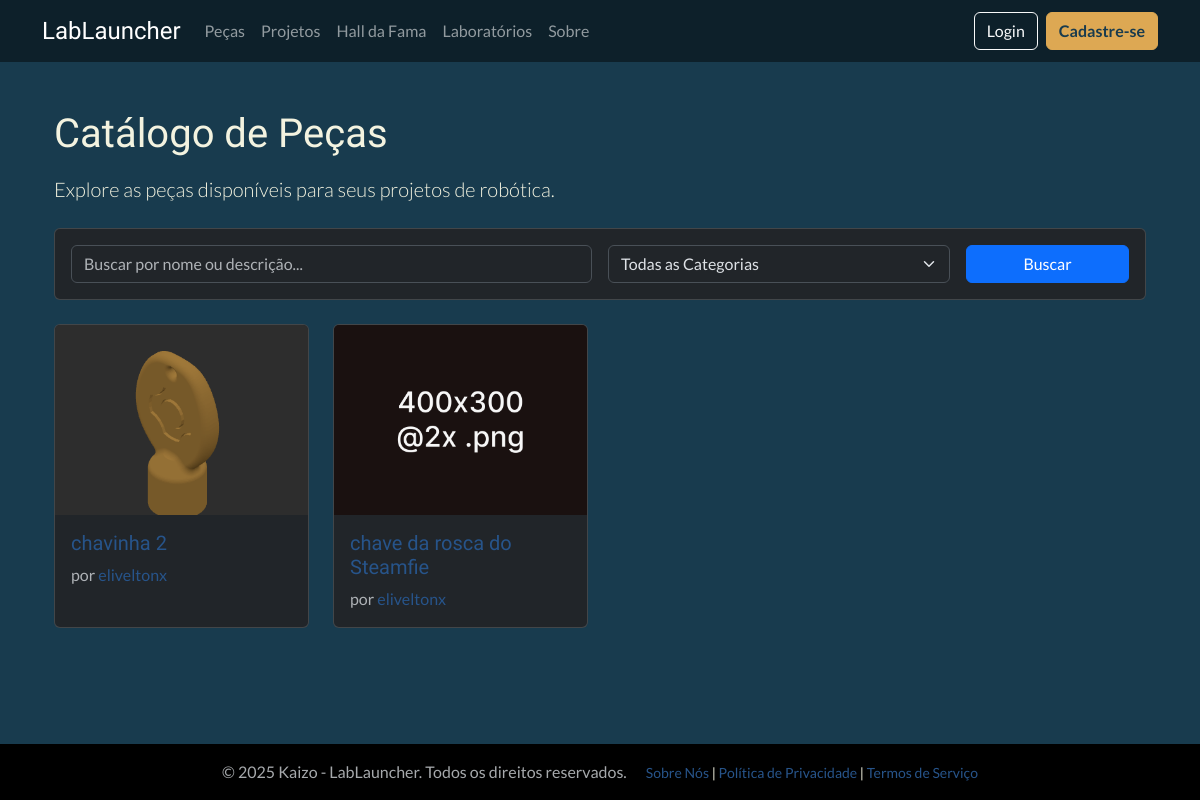
The page /catalog/parts/ on the database as committed earlier.
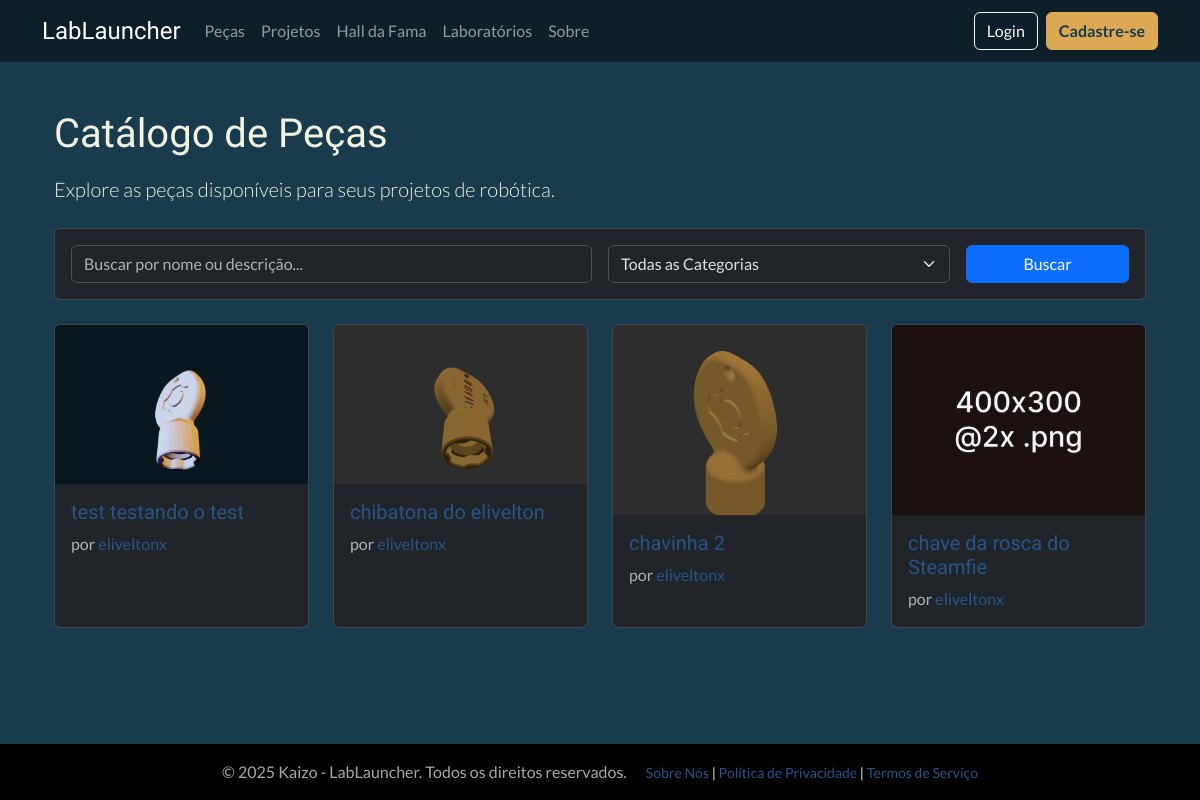
The same page on the database as committed later.
### catalog/models.py (models this page shows, shortened)
class Part(models.Model):
    STATUS_CHOICES = (('in_review', 'Em Revisão'), ('approved', 'Aprovado'), ('rejected', 'Rejeitado'))
    thumbnail = models.ImageField(
        upload_to='part_thumbnails/', # Pasta dentro de 'media' onde as imagens serão salvas
        storage=storage_para_usar,
        verbose_name='Thumbnail',
        null=True, # O campo é opcional
        blank=True # O campo pode ser deixado em branco no formulário
    )
    is_hall_of_fame = models.BooleanField(default=False, verbose_name="Destaque (Hall da Fama)")
    name = models.CharField(max_length=200, verbose_name='Nome da Peça')
    description = models.TextField(verbose_name='Descrição')
    category = models.ForeignKey(PartCategory, on_delete=models.SET_NULL, null=True, verbose_name='Categoria da Peça')
    author = models.ForeignKey(settings.AUTH_USER_MODEL, on_delete=models.SET_NULL, null=True, verbose_name='Autor')
    stl_file = models.FileField(upload_to='parts_stl/', storage=storage_para_usar, verbose_name='Arquivo STL')
    camera_pos_x = models.FloatField(null=True, blank=True, verbose_name="Câmera Posição X")
    camera_pos_y = models.FloatField(null=True, blank=True, verbose_name="Câmera Posição Y")
    camera_pos_z = models.FloatField(null=True, blank=True, verbose_name="Câmera Posição Z")
    status = models.CharField(max_length=10, choices=STATUS_CHOICES, default='in_review', verbose_name='Status')
    created_at = models.DateTimeField(auto_now_add=True, verbose_name='Data de Criação')
    updated_at = models.DateTimeField(auto_now=True, verbose_name='Última Atualização')
    class Meta:
        verbose_name = 'Peça'
        verbose_name_plural = 'Peças'
        ordering = ['-created_at']

### users/models.py (models this page shows, shortened)
class CustomUser(AbstractUser):
    profile_picture = models.ImageField(
        upload_to='profile_pics/',
        storage=storage_para_usar,
        null=True,
        blank=True,
        verbose_name='Foto do Perfil'
    )
    is_approved = models.BooleanField(
        default=False,
        verbose_name='Aprovado pela Curadoria',
        help_text='Indica se o usuário foi aprovado para acessar o conteúdo.'
    )
    groups = models.ManyToManyField(
        Group,
        verbose_name='groups',
        blank=True,
        help_text='The groups this user belongs to. A user will get all permissions granted to each of their groups.',
        related_name="customuser_set", # Nome único para o acesso reverso
        related_query_name="user",
    )
    user_permissions = models.ManyToManyField(
        Permission,
        verbose_name='user permissions',
        blank=True,
        help_text='Specific permissions for this user.',
        related_name="customuser_set", # Nome único para o acesso reverso
        related_query_name="user",
    )

### catalog/views.py (the view, shortened to what this page needs)
# urls.py: path('parts/', PartListView.as_view(), name='part-list'),
class PartListView(ListView):
    model = Part
    template_name = 'catalog/part_list.html'
    context_object_name = 'parts'
    paginate_by = 10
    def get_queryset(self):
        queryset = super().get_queryset().filter(status='approved')
        search_query = self.request.GET.get('q')
        category_id = self.request.GET.get('category')
        if search_query:
            queryset = queryset.filter(Q(name__icontains=search_query) | Q(description__icontains=search_query))
        return queryset.order_by('-created_at')
    def get_context_data(self, **kwargs):
        context = super().get_context_data(**kwargs)
        context['part_categories'] = PartCategory.objects.all()
        return context

### catalog/templatetags/query_transforms.py (called while the page is built)
@register.filter
def get_range(value):
    if isinstance(value, int):
        return range(value)
    return range(0)

### catalog/templates/catalog/part_list.html (shortened to what this page needs)
{% extends "base.html" %}
{% load static %}
{% load query_transforms %}
{% block content %}
<div class="container mt-4">
    <h1 class="mb-3">Catálogo de Peças</h1>
    <p class="lead mb-4">Explore as peças disponíveis para seus projetos de robótica.</p>
    <div class="card bg-dark mb-4">
        <div class="card-body">
            <form method="get" action="{% url 'catalog:part-list' %}" class="row g-3 align-items-center">
                <div class="col-md-6">
                    <input type="text" name="q" class="form-control" placeholder="Buscar por nome ou descrição..." value="{{ request.GET.q }}">
                </div>
                <div class="col-md-4">
                    <select name="category" class="form-select">
                        <option value="">Todas as Categorias</option>
                    </select>
                </div>
                <div class="col-md-2">
                    <button type="submit" class="btn btn-primary w-100">Buscar</button>
                </div>
            </form>
        </div>
    </div>
    <div class="row row-cols-1 row-cols-sm-2 row-cols-md-3 row-cols-lg-4 g-4">
        {% for part in parts %}
        <div class="col">
            <div class="card h-100 text-bg-dark">
                {% if part.thumbnail %}
                    <img src="{{ part.thumbnail.url }}" class="card-img-top" alt="{{ part.name }}">
                {% else %}
                    <img src="{% static 'images/placeholder.png' %}" class="card-img-top" alt="Placeholder">
                {% endif %}
                <div class="card-body d-flex flex-column">
                    <h5 class="card-title">
                        <a href="{% url 'catalog:part-detail' part.pk %}" class="stretched-link">{{ part.name }}</a>
                    </h5>
                    <p class="card-text text-muted">por <a href="{% url 'users:public-profile' part.author.username %}">{{ part.author.username }}</a></p>
                </div>
            </div>
        </div>
        {% empty %}
            <div class="col">
                <p>Nenhuma peça encontrada com os critérios atuais.</p>
            </div>
        {% endfor %}
    </div>
    {% load query_transforms %}
</div>
{% endblock %}

### templates/base.html (shortened to what this page needs)
{% load static %}
<!DOCTYPE html>
<html lang="pt-br" data-bs-theme="dark">
<head>
    <link href="https://cdn.jsdelivr.net/npm/bootstrap@5.3.3/dist/css/bootstrap.min.css" rel="stylesheet">
    <link rel="stylesheet" href="{% static 'css/custom.css' %}">
</head>
<body class="d-flex flex-column min-vh-100">
    <header class="mb-4">
        <nav class="navbar navbar-expand-lg navbar-dark" style="background-color:rgba(0, 0, 0, 0.46);">
            <div class="container">
                <a class="navbar-brand fs-4" style="font-family: 'Exo 2', sans-serif;" href="{% url 'home' %}">LabLauncher</a>
                <div class="collapse navbar-collapse" id="navbarNav">
                    <ul class="navbar-nav me-auto mb-2 mb-lg-0">
                        <li class="nav-item"><a class="nav-link" href="{% url 'catalog:part-list' %}">Peças</a></li>
                        <li class="nav-item"><a class="nav-link" href="{% url 'catalog:project-list' %}">Projetos</a></li>
                        <li class="nav-item"><a class="nav-link" href="{% url 'hall-of-fame' %}">Hall da Fama</a></li>
                        <li class="nav-item"><a class="nav-link" href="{% url 'inventory:landing' %}">Laboratórios</a></li>
                        <li class="nav-item"><a class="nav-link" href="{% url 'static_page' 'sobre-nos' %}">Sobre</a></li>
                    </ul>
                    <div class="d-flex">
                        {% if user.is_authenticated %}
                            <div class="nav-item dropdown">
                                <a class="nav-link dropdown-toggle d-flex align-items-center" href="#" role="button" data-bs-toggle="dropdown" aria-expanded="false">
                                    {% if user.profile_picture %}
                                        <img src="{{ user.profile_picture.url }}" alt="Foto de Perfil" width="32" height="32" class="rounded me-2" style="object-fit: cover;">
                                    {% else %}
                                        <svg xmlns="http://www.w3.org/2000/svg" width="32" height="32" fill="currentColor" class="bi bi-person- rounded me-2" viewBox="0 0 16 16"><path d="M11 6a3 3 0 1 1-6 0 3 3 0 0 1 6 0z"/><path fill-rule="evenodd" d="M0 8a8 8 0 1 1 16 0A8 8 0 0 1 0 8zm8-7a7 7 0 0 0-5.468 11.37C3.242 11.226 4.805 10 8 10s4.757 1.225 5.468 2.37A7 7 0 0 0 8 1z"/></svg>
                                    {% endif %}
                                    {{ user.username }}
                                </a>
                                <ul class="dropdown-menu">
                                    <li><a class="dropdown-item" href="{% url 'dashboard' %}">Meu Dashboard</a></li>
                                    <li><a class="dropdown-item" href="{% url 'users:profile' %}">Meu Perfil</a></li>
                                    {% if user.is_staff %}
                                        <li><a class="dropdown-item" href="{% url 'submission:curation-queue' %}">Fila de Curadoria</a></li>
                                    {% endif %}
                                    <li><hr class="dropdown-divider"></li>
                                    <li>
                                        <form method="post" action="{% url 'account_logout' %}">
                                            {% csrf_token %}
                                            <button class="dropdown-item" type="submit">Sair</button>
                                        </form>
                                    </li>
                                </ul>
                            </div>
                        {% else %}
                            <a href="{% url 'account_login' %}" class="btn btn-outline-light me-2">Login</a>
                            <a href="{% url 'account_signup' %}" class="btn btn-accent">Cadastre-se</a>
                        {% endif %}
                    </div>
                </div>
            </div>
        </nav>
    </header>
    <main class="container flex-grow-1">
        {% block content %}{% endblock %}
    </main>
    <br>
    <footer class="mt-auto py-3" style="background-color: #000;">
        <div class="container text-center">
            <span class="text-muted">© {% now "Y" %} Kaizo - LabLauncher. Todos os direitos reservados.</span>
            <small class="ms-3">
                <a href="{% url 'static_page' 'sobre-nos' %}">Sobre Nós</a> |
                <a href="{% url 'static_page' 'politica-de-privacidade' %}">Política de Privacidade</a> |
                <a href="{% url 'static_page' 'termos-de-servico' %}">Termos de Serviço</a>
            </small>
        </div>
    </footer>
</body>
</html>

### static/css/custom.css (style rules this page uses)
body { background-color: #183b4e; color: #f3f3e0; font-family: 'Lato', sans-serif; }
h1, h2, h3, h4, h5, h6 { font-family: 'Exo 2', sans-serif; color: #f3f3e0; }
a { color: #27548a; text-decoration: none; }
.btn-accent { background-color: #dda853; border-color: #dda853; color: #183b4e; font-weight: bold; }

Rows that differ between the two databases and show on the page:
added Part: thumbnail (picture), name "test testando o test", author.username "eliveltonx"
added Part: thumbnail (picture), name "chibatona do elivelton", author.username "eliveltonx"
